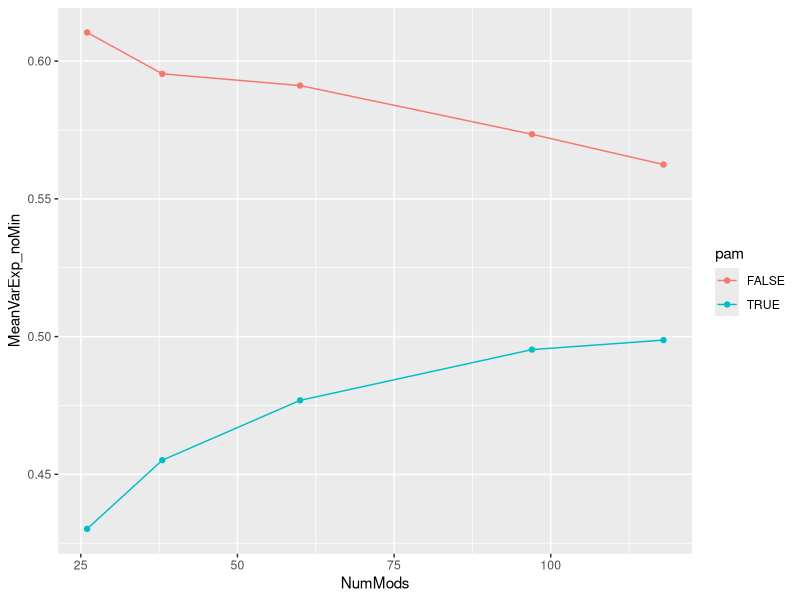

The R script that drew this image: (Note: this script raises an error after producing the figure.)
# Graphing Module ID/Tree Cut parameters

library(ggplot2)
library(ggthemes)
library(cowplot)

### Graph Tree Cut Parameters

TreeCutParameter <- read.csv("Network_Analyses/PreProcess/TreeCutVary.csv", header=T)

p1 <- ggplot(data = TreeCutParameter, aes(NumMods, MeanVarExp_noMin))
p1 + geom_point(aes(color=pam)) + geom_line(aes(color=pam)) 
p1g <- p1 + geom_point(aes(color=pam)) + geom_line(aes(color=pam)) +
  ylab("Mean %Var Exp") + xlab("") + 
  scale_color_manual(values=c("#1B9E77", "#D95F02")) +
  theme_cowplot(font_size = 12) + theme(legend.position = c(0.7, 0.1),
                                        legend.direction = "horizontal", complete = FALSE)

viridis(2)
wes_palette("Darjeeling1", 2, type = c("discrete"))
brewer.pal(3, "Dark2")
display.brewer.pal(3, "Dark2")

p2 <- ggplot(data = TreeCutParameter, aes(NumMods, MeanGeneNum))
p2 + geom_point(aes(color=pam)) + geom_line(aes(color=pam)) +
  scale_color_manual(values=c("#1B9E77", "#D95F02"))
p2g <- p2 + geom_point(aes(color=pam)) + geom_line(aes(color=pam)) +
  ylab("Mean # Genes/Mod") + xlab("# of Modules") +
  scale_color_manual(values=c("#1B9E77", "#D95F02")) + theme_cowplot(font_size = 12) +
  theme(legend.position = "none", panel.background=element_rect(fill=NULL)) 

plot_grid(p1g, p2g, ncol=1, nrow=2)

p3 <- ggplot(data = TreeCutParameter[which(TreeCutParameter$pam=="FALSE"),], aes(NumMods, NumUnAssigned))
p3 + geom_point(color="#1B9E77") + geom_line(color="#1B9E77")
p3g <- p3 + geom_point(color="#1B9E77") + geom_line(color="#1B9E77") + theme_cowplot(font_size = 12) +
  ylab("# Un-assigned") + xlab("")

TreeCutParameter$transform <- TreeCutParameter$NumUnAssigned / 25

# to transform data
coeff <- 250

p3g <- p2g +  geom_line(data = TreeCutParameter[which(TreeCutParameter$pam=="FALSE"),], aes(y=transform), color="#1B9E77", lty=2) + 
  geom_point(data = TreeCutParameter[which(TreeCutParameter$pam=="FALSE"),], aes(y=transform), color="#1B9E77") +
  scale_y_continuous(sec.axis = sec_axis(~ . * 25, name="# Un-assigned")) 

plot_grid(p1g, p3g, align="hv", ncol=1, nrow=2)
ggsave(filename = "ResultsFiles/Coexpression/ModuleIDparameters.png")

### Graph Cut Height for Merge

ModuleClustParameter <- read.csv("Network_Analyses/PreProcess/VariableCutThreshold_PAMFALSE_split2.csv", header=T)

head(ModuleClustParameter)

p4 <- ggplot(data=ModuleClustParameter, aes(x=Threshold, y=MeanVarExp))

p4g <- p4 + geom_point() + geom_line() + theme_cowplot(font_size = 12) + ylim(0,1.1) + 
  ylab("Mean %Var Exp") + xlab("Cut Height")

ModuleClustParameter$ConvertModNum <- ModuleClustParameter$ModuleNumber / 100

p4g + geom_line(data = ModuleClustParameter, aes(y=ConvertModNum), lty=2) +
  geom_point(data = ModuleClustParameter, aes(y=ConvertModNum), pch=21) +
  scale_y_continuous(sec.axis = sec_axis(~ .*100, name= "Number of Modules"))

ggsave(filename = "ResultsFiles/Coexpression/ModuleClustCut.png")


